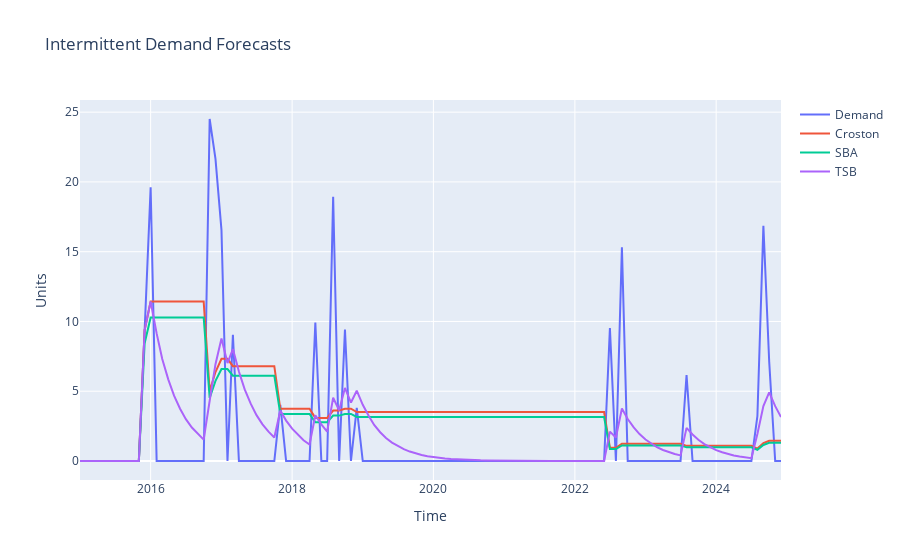

The code cell stored with this chart in its notebook:
### Code cell
def tsb_forecast(y, alpha=0.1, beta=0.1):
    y = np.asarray(y, dtype=float)
    n = len(y)
    nz = np.where(y > 0)[0]
    if len(nz) == 0:
        return np.zeros(n), np.zeros(n), np.zeros(n)

    first = nz[0]
    z = y[first]
    p = 1.0  # probability of demand

    z_hist = np.zeros(n)
    p_hist = np.zeros(n)
    f_hist = np.zeros(n)

    for t in range(first, n):
        demand = 1.0 if y[t] > 0 else 0.0
        if demand > 0:
            z = alpha * y[t] + (1 - alpha) * z
        p = beta * demand + (1 - beta) * p

        z_hist[t] = z
        p_hist[t] = p
        f_hist[t] = p * z

    return f_hist, z_hist, p_hist

f_sba = f_croston * (1 - 0.2 / 2)
f_tsb, z_tsb, p_tsb = tsb_forecast(series.values, alpha=0.2, beta=0.2)

fig = go.Figure()
fig.add_trace(go.Scatter(x=series.index.to_timestamp(), y=series, mode="lines", name="Demand"))
fig.add_trace(go.Scatter(x=series.index.to_timestamp(), y=f_croston, mode="lines", name="Croston"))
fig.add_trace(go.Scatter(x=series.index.to_timestamp(), y=f_sba, mode="lines", name="SBA"))
fig.add_trace(go.Scatter(x=series.index.to_timestamp(), y=f_tsb, mode="lines", name="TSB"))
fig.update_layout(title="Intermittent Demand Forecasts", xaxis_title="Time", yaxis_title="Units")
fig.show()
